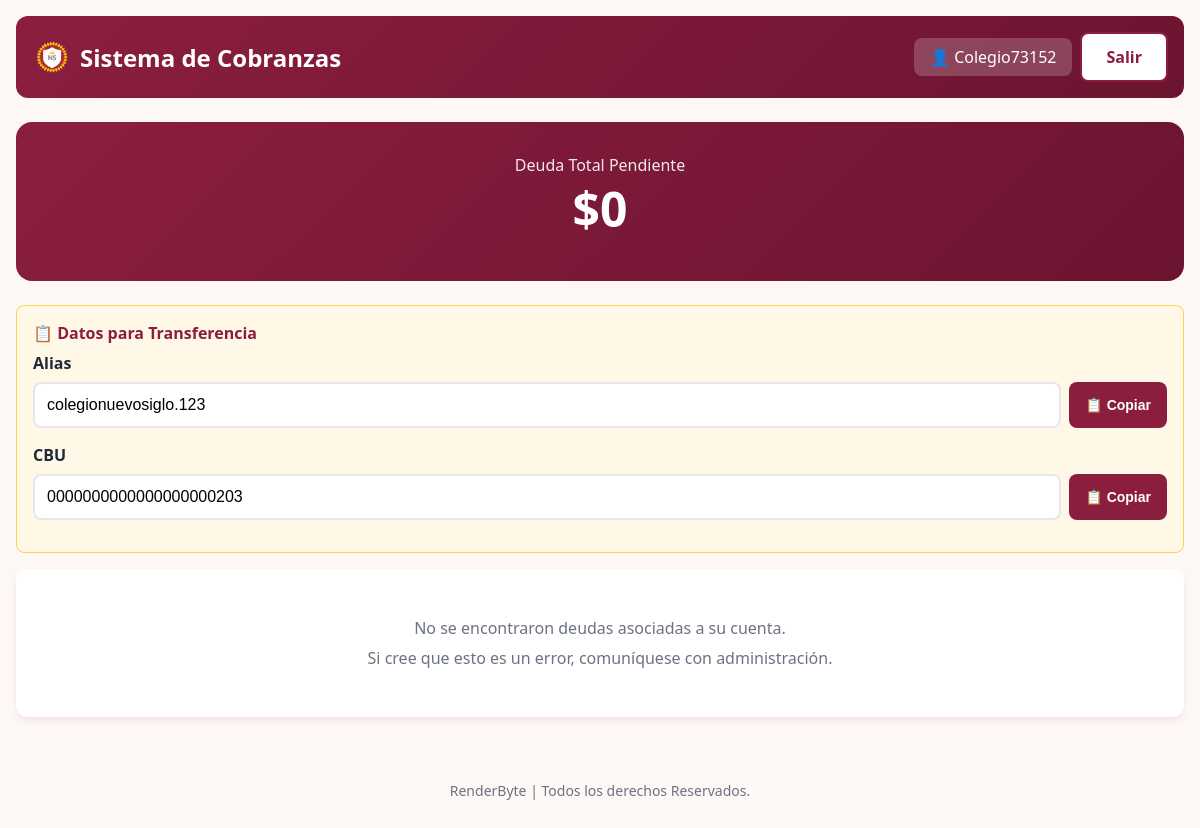
/portal/ (signed in), run on an earlier commit of the app's database.
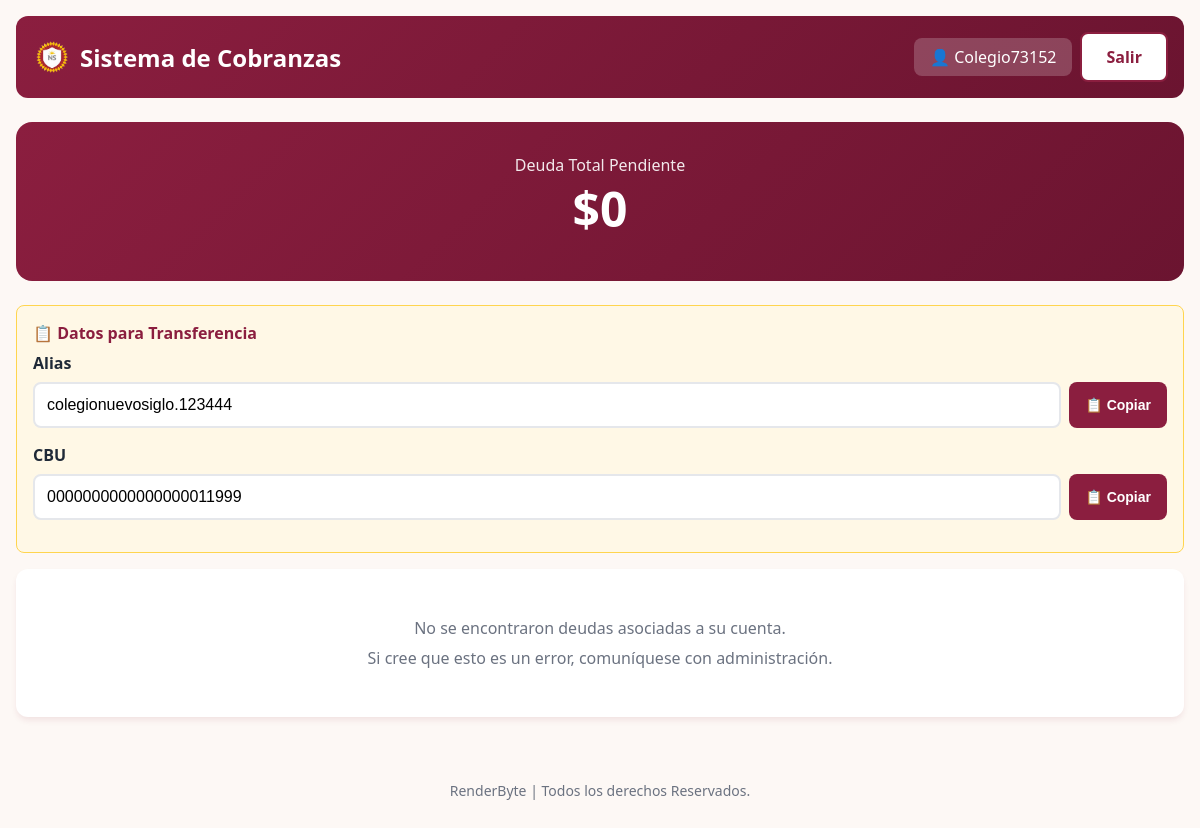
And on a later commit of the database.
### portal/models.py (models this page shows, shortened)
class ConfiguracionSistema(models.Model):
    alias_transferencia = models.CharField(max_length=100, default='colegio.nuevosiglo')
    cbu = models.CharField(max_length=22, default='0000000000000000000000')
    password_default = models.CharField(max_length=50, default='Colegio123')
    class Meta:
        verbose_name = "Configuración del Sistema"
        verbose_name_plural = "Configuración del Sistema"
    @classmethod
    def get_config(cls):
        config, _ = cls.objects.get_or_create(pk=1)
        return config

### portal/views.py (the view)
    def wrapper(request, *args, **kwargs):
        if request.user.is_authenticated:
            if hasattr(request.user, 'perfil') and request.user.perfil.must_change_password:
                return redirect('portal:primer_login')
        return view_func(request, *args, **kwargs)

### portal/views.py (called while the page is built, shortened)
def check_password_change(view_func):
    def wrapper(request, *args, **kwargs):
        if request.user.is_authenticated:
            if hasattr(request.user, 'perfil') and request.user.perfil.must_change_password:
                return redirect('portal:primer_login')
        return view_func(request, *args, **kwargs)
    return wrapper

@login_required
@check_password_change
def portal_padre(request):
    config = ConfiguracionSistema.get_config()
    dni = None
    if hasattr(request.user, 'perfil') and request.user.perfil.dni:
        dni = request.user.perfil.dni
    alumnos_data = []
    total_general = 0
    if dni:
        alumnos = Alumno.objects.filter(
            Q(documento=dni) |
            Q(padre_dni=dni) |
            Q(madre_dni=dni) |
            Q(tutor_dni=dni)
        ).prefetch_related('deudas', 'deudas__concepto').distinct()
    context = {
        'config': config,
        'alumnos': alumnos_data,
        'total_adeudado': total_general,
        'usuario': request.user,
    }
    return render(request, 'portal/portal_padre.html', context)

### portal/templates/portal/portal_padre.html (shortened to what this page needs)
{% extends 'portal/base.html' %}
{% load static %}
{% block content %}
<div class="container">
    <div class="header">
        <h1>
            <img src="{% static 'portal/img/logo_nuevo_siglo.png' %}" alt="Logo" class="logo"
                onerror="this.style.display='none'">
            Sistema de Cobranzas
        </h1>
        <div class="header-actions">
            <span class="user-info">👤 {{ usuario.get_full_name|default:usuario.username }}</span>
            <a href="{% url 'portal:logout' %}" class="btn btn-outline" style="background:white">Salir</a>
        </div>
    </div>
    <div class="total-box">
        <p>Deuda Total Pendiente</p>
        <h2>${{ total_adeudado|floatformat:0|default:"0" }}</h2>
    </div>
    <div class="info-box">
        <h4>📋 Datos para Transferencia</h4>
        <div class="form-group">
            <label>Alias</label>
            <div class="copy-group">
                <input type="text" value="{{ config.alias_transferencia }}" readonly id="aliasInput">
                <button class="btn btn-primary btn-sm" onclick="copyToClipboard('aliasInput')">📋 Copiar</button>
            </div>
        </div>
        <div class="form-group">
            <label>CBU</label>
            <div class="copy-group">
                <input type="text" value="{{ config.cbu }}" readonly id="cbuInput">
                <button class="btn btn-primary btn-sm" onclick="copyToClipboard('cbuInput')">📋 Copiar</button>
            </div>
        </div>
    </div>
    {% if alumnos %}
    {% for data in alumnos %}
    <div class="card">
        <h3 style="margin-bottom:1rem">📄 {{ data.alumno.nombre_completo }} - {{ data.alumno.curso_completo }}</h3>
        <p style="color:var(--text-light);margin-bottom:1rem">DNI: {{ data.alumno.documento }}</p>
        <div class="table-responsive">
            <table>
                <thead>
                    <tr>
                        <th>Concepto</th>
                        <th>Monto</th>
                        <th>Estado</th>
                        <th>Acciones</th>
                    </tr>
                </thead>
                <tbody>
                    {% for deuda in data.deudas %}
                    <tr>
                        <td>{{ deuda.concepto.nombre }}</td>
                        <td>${{ deuda.monto|floatformat:0 }}</td>
                        <td>
                            {% if deuda.estado == 'pendiente' %}
                            <span class="badge badge-pending">⏳ Pendiente</span>
                            {% elif deuda.estado == 'comprobante_enviado' %}
                            <span class="badge badge-sent">📤 Comprobante Enviado</span>
                            {% elif deuda.estado == 'pago_verificado' %}
                            <span class="badge badge-verified">✅ Pago Verificado</span>
                            {% else %}
                            <span class="badge">{{ deuda.get_estado_display }}</span>
                            {% endif %}
                        </td>
                        <td>
                            {% if deuda.estado == 'pendiente' %}
                            <button class="btn btn-secondary btn-sm"
                                onclick="openPaymentModal('{{ deuda.id }}', '{{ deuda.concepto.nombre }}', '{{ deuda.monto }}')">💳
                                Pagar</button>
                            {% elif deuda.estado == 'comprobante_enviado' or deuda.estado == 'pago_verificado' %}
                            {% with pago=deuda.pagos.first %}
                            {% if pago %}
                            <a href="{% url 'portal:ver_recibo' pago.id %}" class="btn btn-outline btn-sm">🧾 Ver
                                Recibo</a>
                            {% endif %}
                            {% endwith %}
                            {% endif %}
                        </td>
                    </tr>
                    {% endfor %}
                </tbody>
            </table>
        </div>
        <div
            style="background:var(--bg);padding:1rem;border-radius:8px;margin-top:1rem;display:flex;justify-content:space-between;align-items:center">
            <span>Subtotal pendiente:</span>
            <strong style="font-size:1.25rem;color:var(--primary)">${{ data.total|floatformat:0|default:"0" }}</strong>
        </div>
    </div>
    {% endfor %}
    {% else %}
    <div class="card" style="text-align:center;padding:3rem">
        <p style="color:var(--text-light)">No se encontraron deudas asociadas a su cuenta.</p>
        <p style="color:var(--text-light);margin-top:0.5rem">Si cree que esto es un error, comuníquese con
            administración.</p>
    </div>
    {% endif %}
</div>
<footer style="text-align: center; padding: 2rem; color: var(--text-light); font-size: 0.875rem;">
    <p><a href="https://renderbyte.net" target="_blank" style="color: inherit; text-decoration: none;">RenderByte |
            Todos los derechos Reservados.</a></p>
</footer>
{% endblock %}

### portal/templates/portal/base.html (shortened to what this page needs)
<!DOCTYPE html>
{% load static %}
<html lang="es">
<head>
</head>
<body>
    {% block content %}{% endblock %}
</body>
</html>

### portal/templates/portal/base.html (style rules this page uses)
:root { --primary: #8B1E3F; --primary-dark: #6B1430; --secondary: #FFC107; --accent-orange: #FF8C00; --accent-blue: #4ECDC4; --danger: #dc2626; --warning: #f59e0b; --success: #10b981; --bg: #FDF8F5; --card: #ffffff; --text: #1f2937; --text-light: #6b7280; --border: #e5e7eb; --shadow: 0 4px 6px -1px rgba(139, 30, 63, 0.1); }
* { box-sizing: border-box; margin: 0; padding: 0; }
body { font-family: 'Segoe UI', system-ui, sans-serif; background: var(--bg); color: var(--text); min-height: 100vh; }
.container { max-width: 1200px; margin: 0 auto; padding: 1rem; }
.card { background: var(--card); border-radius: 12px; box-shadow: var(--shadow); padding: 1.5rem; margin-bottom: 1rem; }
.btn { display: inline-flex; align-items: center; gap: 0.5rem; padding: 0.75rem 1.5rem; border: none; border-radius: 8px; font-size: 1rem; font-weight: 600; cursor: pointer; transition: all 0.2s; text-decoration: none; }
.btn-primary { background: var(--primary); color: white; }
.btn-outline { background: transparent; border: 2px solid var(--primary); color: var(--primary); }
.btn-sm { padding: 0.5rem 1rem; font-size: 0.875rem; }
input, select, textarea { width: 100%; padding: 0.75rem; border: 2px solid var(--border); border-radius: 8px; font-size: 1rem; transition: border-color 0.2s; }
label { display: block; margin-bottom: 0.5rem; font-weight: 600; color: var(--text); }
.form-group { margin-bottom: 1rem; }
.header { background: linear-gradient(135deg, var(--primary), var(--primary-dark)); color: white; padding: 1rem; margin-bottom: 1.5rem; border-radius: 12px; display: flex; justify-content: space-between; align-items: center; flex-wrap: wrap; gap: 1rem; }
.header h1 { font-size: 1.5rem; display: flex; align-items: center; gap: 0.5rem; }
.header-actions { display: flex; gap: 0.5rem; align-items: center; }
.user-info { background: rgba(255, 255, 255, 0.2); padding: 0.5rem 1rem; border-radius: 8px; }
.logo { width: 40px; height: 40px; border-radius: 50%; object-fit: cover; }
.total-box { background: linear-gradient(135deg, var(--primary), var(--primary-dark)); color: white; padding: 2rem; border-radius: 16px; text-align: center; margin-bottom: 1.5rem; }
.total-box h2 { font-size: 3rem; margin-bottom: 0.5rem; }
.total-box p { opacity: 0.9; }
.info-box { background: #FFF8E6; border: 1px solid #FFD54F; padding: 1rem; border-radius: 8px; margin-bottom: 1rem; }
.info-box h4 { color: var(--primary); margin-bottom: 0.5rem; }
.copy-group { display: flex; gap: 0.5rem; }
.copy-group input { flex: 1; }

What changed in the data, as far as the page shows it:
changed ConfiguracionSistema: alias_transferencia "colegionuevosiglo.123" → "colegionuevosiglo.123444"; cbu "0000000000000000000203" → "0000000000000000011999"
